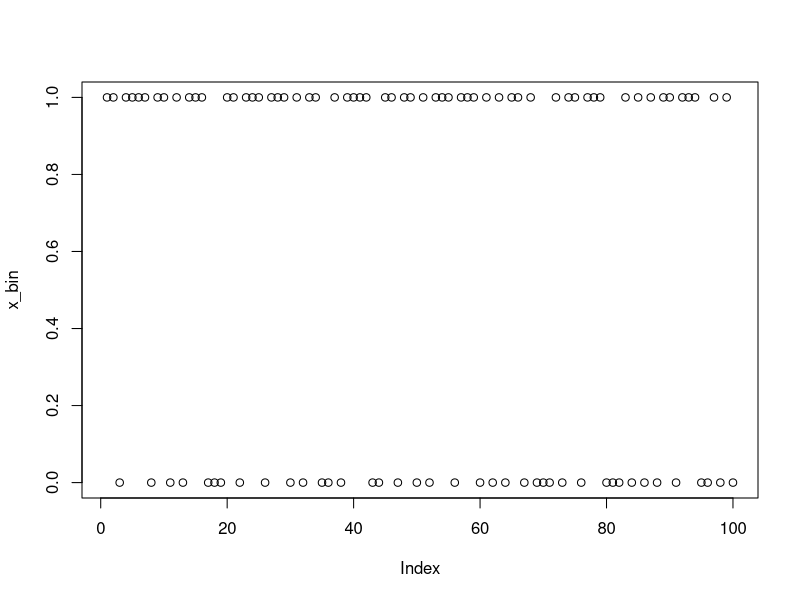
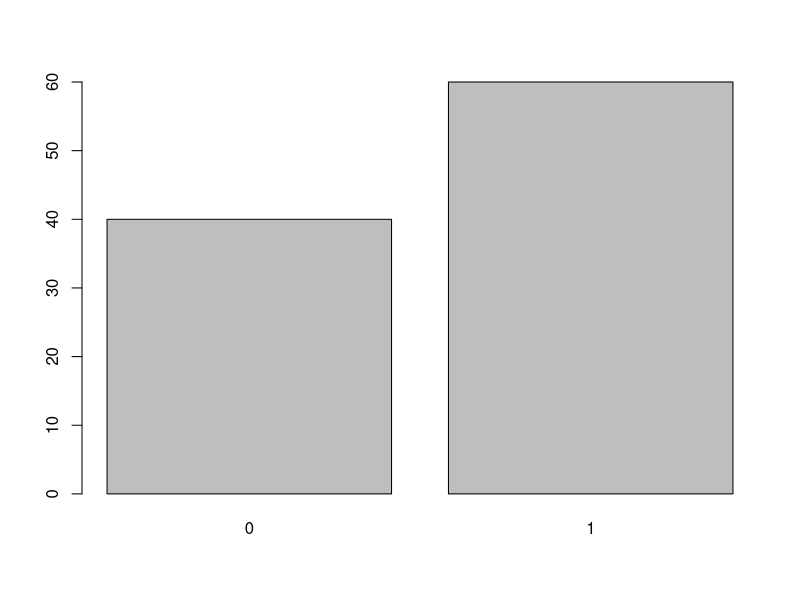
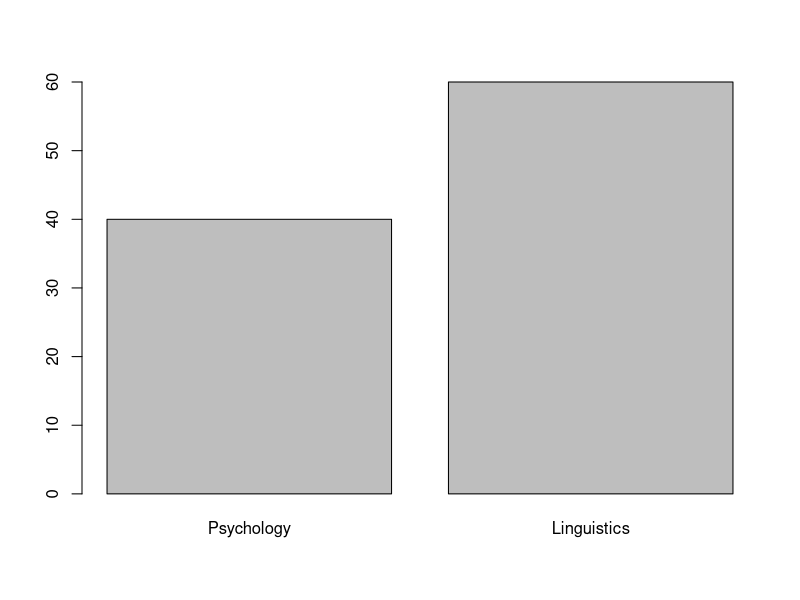
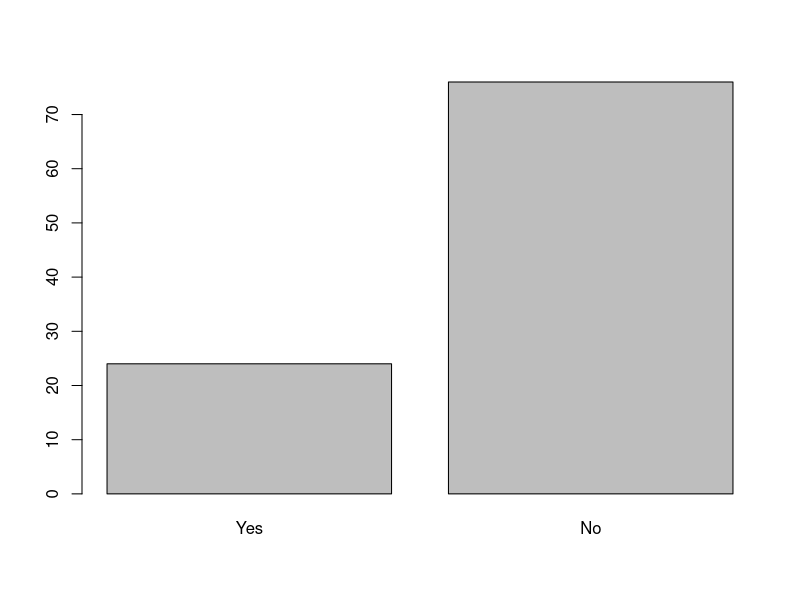
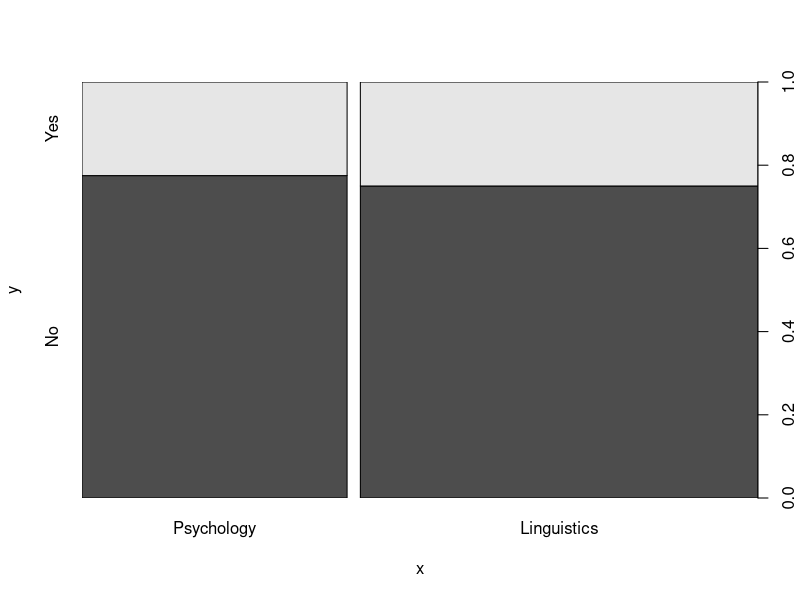
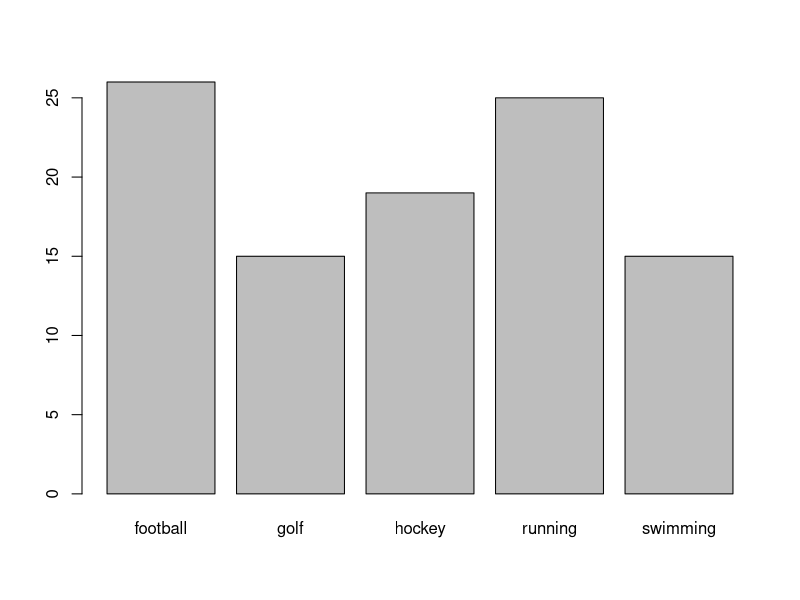
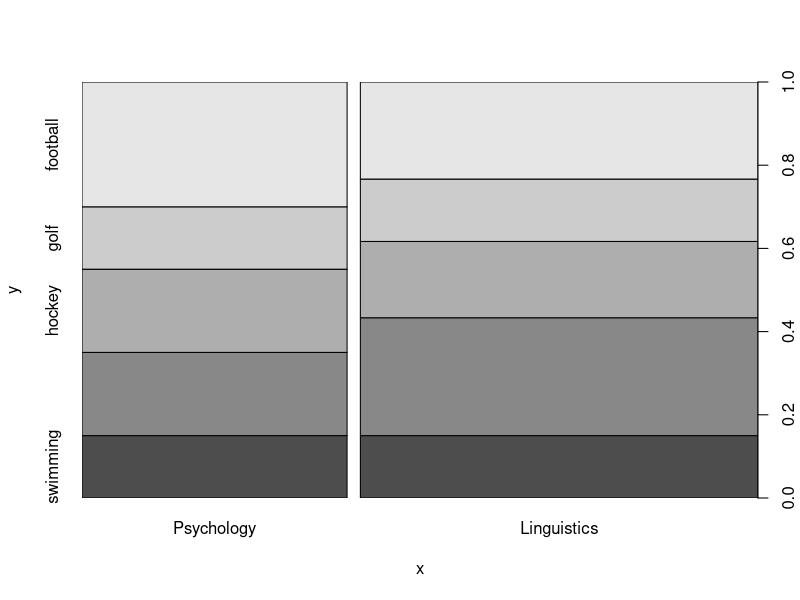
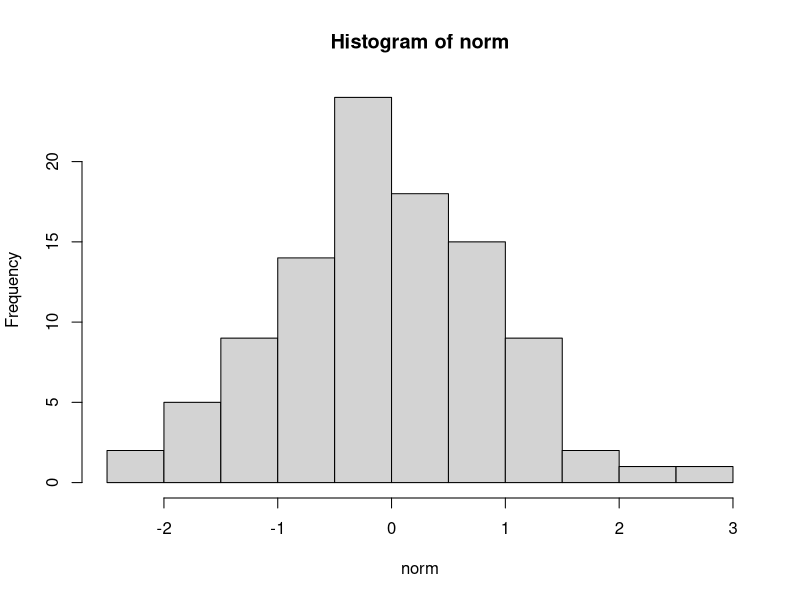

Write the R code that produced these figures, in order.
## ---- chunk 1
# Randomly Generate a Single Binary Variable
x_bin <- rbinom(100, 1, .6)
## ---- chunk 2
plot(x_bin)
## ---- chunk 3
is.factor(x_bin) #Asking R whether x_bin is being treated as a factor.
## ---- chunk 4
class(x_bin)
## ---- chunk 5
x_bin <- as.factor(x_bin)
is.factor(x_bin)
## ---- chunk 6
plot(x_bin)
## ---- chunk 7
table(x_bin) # this produces a frequency table for our variable
## ---- chunk 8
y_bin <- rbinom(100, 1, .75)
# look at the frequencies of 0 and 1
table(y_bin)
# tell R y_bin is a binary categorical variable
y_bin <- as.factor(y_bin)
# cbind() combines two columns into a single object, here called data
data <- cbind(x_bin, y_bin)
# shows the column and row names and the first few lines of data
head(data)
## ---- chunk 9
data[3, 2] #calls the value in the third row, second column of our data set
head(data) # which we can check by looking the top few rows of data
## ---- chunk 10
sum(data[ , 1] == 1)
## ---- chunk 11
table(data[ , 1]) #then we can check the answer using table()
## ---- chunk 12
colnames(data) <- c("programme", "over18") 
head(data) # we can then check the names have changed
## ---- chunk 13
# To manipulate our data, we first make it a data frame
data <- as.data.frame(data)

# Now we make sure our variable is recognised as a factor
data$programme <- as.factor(data$programme)
is.factor(data$programme)
## ---- chunk 14
levels(data$programme) 
## ---- chunk 15
levels(data$programme) <- c("Psychology", "Linguistics") 
## ---- chunk 16
data[, 2] <- as.factor(data[, 2])
is.factor(data[, 2])
levels(data[, 2])
levels(data[, 2]) <- c("Yes", "No")
## ---- chunk 17
plot(data$programme)
plot(data[, 2]) # indexing works too but notice axis labels
## ---- chunk 18
plot(data$programme, data$over18)
## ---- chunk 19
data$sport <- factor(sample(c("football", "running", "hockey", "golf", "swimming"),
                            100, replace = T))
## ---- chunk 20
plot(data$sport)
## ---- chunk 21
plot(data[, 1], data[, 3])
## ---- chunk 22
norm <- rnorm(100, 0, 1) # start by creating a random normal variable
initial_fitness <- cut(norm, 8)
initial_fitness <- as.numeric(initial_fitness)
## ---- chunk 23
class(initial_fitness)
## ---- chunk 24
hist(norm)
hist(initial_fitness)
## ---- chunk 25
barplot(table(as.numeric(cut(norm, 4))), xlab = "Categorised fitness")
## ---- chunk 26
fitness <- sample(initial_fitness, 100, replace = F)
## ---- chunk 27
head(initial_fitness)
head(fitness)
table(initial_fitness)
table(fitness)
## ---- chunk 28
data$fitness <- fitness # add fitness
## ---- chunk 29
data$weight <- sample(rnorm(100, 81, 12), replace = F)
hist(data$weight)
## ---- chunk 30
plot(density(data$weight))
## ---- chunk 31
plot(data$fitness, data$weight)
## ---- chunk 32
plot(norm, data$weight)
## ---- chunk 33
# I am using this here to remind myself how each of the variables is named in data
names(data)
boxplot(weight~programme, data = data)
## ---- chunk 34
# install.packages("psych")
library(psych)
describe(data)
## ---- chunk 35
# as we have seen, this gives frequencies
table(data$programme) 

# we can use quantile to give us the values at a given percentile of our variable
# here we select the 25th and 75th
quantile(data$weight, c(.25, .75))

# we could also use this to get the inter-quartile range
lower <- as.numeric(quantile(data$weight, c(.25)))
upper <- as.numeric(quantile(data$weight, c(.75)))
IQR <- upper-lower
IQR

# we can also get the mode. For multiple category variables, 
# we just want the largest value from the 2nd row of table()
table(data[, 4])
## ---- chunk 36
# first job, lets create an empty 2x2 matrix
empty <- matrix(nrow = 2, ncol = 2)
colnames(empty) <- c("Mean", "Skew") # and then give the columns names
rownames(empty) <- c("Weight", "Fitness") # and the rows names
empty # and lets take a look
## ---- chunk 37
descriptive <- describe(data)
descriptive # so lets take the mean of weight. 
descriptive[5, 3] # which is in the fifth row, third column.

# now we can add this to our matrix
empty[1, 1] <- descriptive[5, 3]
empty
## ---- chunk 38
# we can do 
empty[2, 1] <- descriptive[4, 3]
empty[1, 2] <- descriptive[5, 12]
empty[2, 2] <- descriptive[4, 12]
empty <- cbind(empty[ , 1], descriptive$sd[5:4], empty[ , 2])
colnames(empty) <- c("Mean", "SD", "Kurtosis")
empty # output is a matrix

# this also works
empty <- descriptive[5:4, c(3, 4, 12)]
names(empty) <- c("Mean", "SD", "Kurtosis")
row.names(empty) <- c("Weight", "Fitness")
empty # output is a data frame
## ---- chunk 39
# Let's start with labels
plot(norm, data[, 5], main = "Association Between \nFitness and Weight", 
     xlab = "Fitness Normal Distribution", ylab = "Weight")
## ---- chunk 40
plot(norm, data[, 5], main = "Association Between \nFitness and Weight", 
     xlab = expression(bold(Fitness~Normal~Distribution)), 
     ylab = expression(italic(Weight)))
## ---- chunk 41
y_coord <- data$weight[90] #take 90th element in weight
x_coord <- norm[90] # take 90th element in norm

# create a vector of weight values for elements 1 to 10
y2_coord <- data$weight[1:10]
x2_coord <- norm[1:10] # and the same for norm

plot(norm, data[, 5], main = "Association Between \nFitness and Weight", 
     xlab = expression(bold(Fitness~Normal~Distribution)),
     ylab = expression(italic(Weight)))
# we can then use points to adjust particular points give the co-ordinates above
points(x_coord, y_coord, pch = 15, col = "red")
points(x2_coord, y2_coord, pch = 15, col = "green")

## ---- chunk 42
plot(norm, data[, 5], main = "Association Between \nFitness and Weight", 
     xlab = expression(bold(Fitness~Normal~Distribution)),
     ylab = expression(italic(Weight)), 
     pch = 15, col = c("blue", "red")[data$programme])
## ---- chunk 43
plot(norm, data[, 5], main = "Association Between \nFitness and Weight", 
     xlab = expression(bold(Fitness~Normal~Distribution)),
     ylab = expression(italic(Weight)), 
     pch = 15, col = c("blue", "red"))
legend("topleft", legend = c("Psychology", "Linguistics"),
       col = c("blue", "red"), pch = c(15, 15))
## ---- chunk 44
plot(norm, data[, 5], main = "Association Between \nFitness and Weight", 
     xlab = expression(bold(Fitness~Normal~Distribution)),
     ylab = expression(italic(Weight)), 
     pch = 20, col = c("purple", "darkgreen"))
legend("bottomright", legend = c("Psychology", "Linguistics"),
       col = c("purple", "darkgreen"), pch = 20, 
       bty="n") # gets rid of the box around legent (box type = none)
## ---- chunk 45
plot(norm, data[, 5], main = "Association Between \nFitness and Weight", 
     xlab = expression(bold(Fitness~Normal~Distribution)),
     ylab = expression(italic(Weight)), 
     pch = 15, col = c("blue", "red"))
legend("topleft", legend = c("Psychology", "Linguistics"),
       col = c("blue", "red"), pch = c(15, 15))
abline(v = 0, col = "green", lwd = 2) # vertical line at norm = 0
# horizontal line at weight = 100
abline(h = 100, col = "black", lty = 5, lwd = 2)
# regression line linguists
abline(lm(data[, 5]~norm, subset = data$programme=="Linguistics"),
       col = "red", lwd = 2)
# regression line psychologists
abline(lm(data[, 5]~norm, subset = data$programme=="Psychology"),
       col = "blue", lwd = 2)
# lowess line of best fit
lines(lowess(norm, data[, 5]), col = "purple", lwd = 2)
## ---- chunk 46
hist(data$weight, main = "Histogram for Weight",
     xlab = "Weight", ylab = "Frequency", col = "red")
## ---- chunk 47
hist(data$weight, main = "Histogram for Weight",
     xlab = "Weight", ylab = "Frequency", col = "red", 
     axes = F) # this line removes the axes from the plot
## ---- chunk 48
hist(data$weight, main = "Histogram for Weight",
     xlab = "Weight", ylab = "Frequency", col = "red", 
     axes = F) # this puts an L shaped box (2 sides) onto our plot
box(bty = "L")
# we can use axis for each side to put the default check marks back
axis(side = 1, xpd = T)
axis(side = 2, xpd = T)
## ---- chunk 49
#install.packages("sm")
library(sm)
## ---- chunk 50
sm.density.compare(data$weight, data$programme, col = c("blue", "red"), lty = c(1, 2))
legend("topleft", levels(data$programme), lty = c(1, 2), col = c("blue", "red"))
## ---- chunk 51
# first we use the mfrow command to tell R we want to divide the plotting space
par(mfrow = c(2, 1))
# then we give it the two plots. 
# Automatically the first set of code plots the top plot, 
# the second the lower plot
sm.density.compare(data$weight, data$programme, col = c("blue", "red"), lty = c(1, 2))
legend("topleft", levels(data$programme), lty = c(1, 2), col = c("blue", "red"))

hist(data$weight, main = "Histogram for Weight",
     xlab = "Weight", ylab = "Frequency", col = "red")
## ---- chunk 52
# first we use the mfrow command to tell R we want to divide the plotting space
par(mfrow = c(2, 2))
# then we give it the two plots. 
# Automatically the first set of code plots the top plot, 
# the second the lower plot
sm.density.compare(data$weight, data$programme, col = c("blue", "red"), lty = c(1, 2))
legend("topleft", levels(data$programme), lty = c(1, 2), col = c("blue", "red"))

hist(data$weight, main = "Histogram for Weight",
     xlab = "Weight", ylab = "Frequency", col = "darkred")
plot(data$programme, main = "Bar chart for Programme",
     xlab = "Weight", ylab = "Frequency", col = "darkblue")
boxplot(data$weight ~ data$programme , main = "Boxplot for Weight by Programme",
     xlab = "Weight", ylab = "Frequency", col = "darkgreen")
par(mfrow = c(1, 1))
## ---- chunk 53
check <- par()
check$mar
## ---- chunk 54
# first we use the mfrow command to tell R we want to divide the plotting space
# then change margins
par(mfrow = c(2, 1), mar = c(3, 1, 1, 1))

# once graphical parameters are changed, you can create plots
sm.density.compare(data$weight, data$programme,
                   col = c("blue", "red"), lty = c(1, 2))
legend("topleft", levels(data$programme), lty = c(1, 2), col = c("blue", "red"))

hist(data$weight, main = "Histogram for Weight",
     xlab = "Weight", ylab = "Frequency", col = "red")
